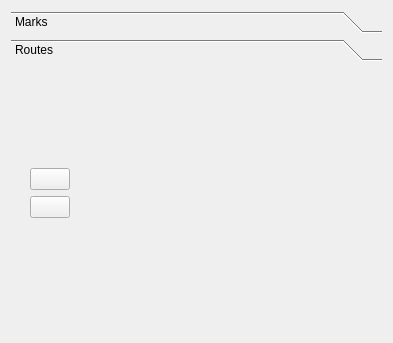
<?xml version="1.0" encoding="UTF-8"?>
<ui version="4.0">
 <class>CompositeTileSourceConfigurationWidget</class>
 <widget class="QWidget" name="CompositeTileSourceConfigurationWidget">
  <property name="geometry">
   <rect>
    <x>0</x>
    <y>0</y>
    <width>393</width>
    <height>343</height>
   </rect>
  </property>
  <property name="windowTitle">
   <string>Form</string>
  </property>
  <layout class="QVBoxLayout" name="verticalLayout">
   <item>
    <widget class="QToolBox" name="toolBox">
     <property name="autoFillBackground">
      <bool>false</bool>
     </property>
     <property name="currentIndex">
      <number>1</number>
     </property>
     <widget class="QWidget" name="markPage">
      <property name="geometry">
       <rect>
        <x>0</x>
        <y>0</y>
        <width>375</width>
        <height>271</height>
       </rect>
      </property>
      <attribute name="label">
       <string>Marks</string>
      </attribute>
      <widget class="QWidget" name="formLayoutWidget">
       <property name="geometry">
        <rect>
         <x>0</x>
         <y>0</y>
         <width>81</width>
         <height>251</height>
        </rect>
       </property>
       <layout class="QFormLayout" name="formLayout">
        <property name="fieldGrowthPolicy">
         <enum>QFormLayout::FieldsStayAtSizeHint</enum>
        </property>
        <property name="rowWrapPolicy">
         <enum>QFormLayout::DontWrapRows</enum>
        </property>
        <property name="labelAlignment">
         <set>Qt::AlignCenter</set>
        </property>
        <property name="formAlignment">
         <set>Qt::AlignHCenter|Qt::AlignTop</set>
        </property>
        <property name="rightMargin">
         <number>10</number>
        </property>
        <property name="bottomMargin">
         <number>0</number>
        </property>
        <item row="0" column="1">
         <spacer name="verticalSpacer">
          <property name="orientation">
           <enum>Qt::Vertical</enum>
          </property>
          <property name="sizeHint" stdset="0">
           <size>
            <width>20</width>
            <height>80</height>
           </size>
          </property>
         </spacer>
        </item>
        <item row="1" column="0">
         <widget class="QPushButton" name="addMark_button">
          <property name="text">
           <string/>
          </property>
          <property name="icon">
           <iconset>
            <normaloff>images/edit_add.png</normaloff>images/edit_add.png</iconset>
          </property>
         </widget>
        </item>
        <item row="1" column="1">
         <widget class="QPushButton" name="removeMark_button">
          <property name="text">
           <string/>
          </property>
          <property name="icon">
           <iconset>
            <normaloff>images/editdelete.png</normaloff>images/editdelete.png</iconset>
          </property>
         </widget>
        </item>
        <item row="2" column="0">
         <widget class="QPushButton" name="changeColor_button">
          <property name="text">
           <string/>
          </property>
          <property name="icon">
           <iconset>
            <normaloff>images/palette.png</normaloff>images/palette.png</iconset>
          </property>
         </widget>
        </item>
        <item row="2" column="1">
         <widget class="QPushButton" name="test_button">
          <property name="text">
           <string/>
          </property>
         </widget>
        </item>
        <item row="3" column="1">
         <spacer name="verticalSpacer_2">
          <property name="orientation">
           <enum>Qt::Vertical</enum>
          </property>
          <property name="sizeHint" stdset="0">
           <size>
            <width>20</width>
            <height>80</height>
           </size>
          </property>
         </spacer>
        </item>
       </layout>
      </widget>
     </widget>
     <widget class="QWidget" name="routePage">
      <property name="geometry">
       <rect>
        <x>0</x>
        <y>0</y>
        <width>375</width>
        <height>271</height>
       </rect>
      </property>
      <attribute name="label">
       <string>Routes</string>
      </attribute>
      <widget class="QWidget" name="formLayoutWidget_2">
       <property name="geometry">
        <rect>
         <x>0</x>
         <y>0</y>
         <width>77</width>
         <height>251</height>
        </rect>
       </property>
       <layout class="QFormLayout" name="formLayout_2">
        <property name="fieldGrowthPolicy">
         <enum>QFormLayout::FieldsStayAtSizeHint</enum>
        </property>
        <property name="rowWrapPolicy">
         <enum>QFormLayout::DontWrapRows</enum>
        </property>
        <property name="labelAlignment">
         <set>Qt::AlignCenter</set>
        </property>
        <property name="formAlignment">
         <set>Qt::AlignHCenter|Qt::AlignTop</set>
        </property>
        <property name="rightMargin">
         <number>10</number>
        </property>
        <property name="bottomMargin">
         <number>0</number>
        </property>
        <item row="0" column="1">
         <spacer name="verticalSpacer_3">
          <property name="orientation">
           <enum>Qt::Vertical</enum>
          </property>
          <property name="sizeHint" stdset="0">
           <size>
            <width>20</width>
            <height>80</height>
           </size>
          </property>
         </spacer>
        </item>
        <item row="1" column="0">
         <widget class="QPushButton" name="setRoad_button_2">
          <property name="text">
           <string/>
          </property>
          <property name="icon">
           <iconset>
            <normaloff>images/edit_add.png</normaloff>images/edit_add.png</iconset>
          </property>
         </widget>
        </item>
        <item row="1" column="1">
         <widget class="QPushButton" name="removeRoad_button_2">
          <property name="text">
           <string/>
          </property>
          <property name="icon">
           <iconset>
            <normaloff>images/editdelete.png</normaloff>images/editdelete.png</iconset>
          </property>
         </widget>
        </item>
        <item row="2" column="0">
         <widget class="QPushButton" name="test_button_3">
          <property name="text">
           <string/>
          </property>
          <property name="icon">
           <iconset>
            <normaloff>images/palette.png</normaloff>images/palette.png</iconset>
          </property>
         </widget>
        </item>
        <item row="2" column="1">
         <widget class="QPushButton" name="test_button_2">
          <property name="text">
           <string/>
          </property>
         </widget>
        </item>
        <item row="3" column="1">
         <spacer name="verticalSpacer_4">
          <property name="orientation">
           <enum>Qt::Vertical</enum>
          </property>
          <property name="sizeHint" stdset="0">
           <size>
            <width>20</width>
            <height>80</height>
           </size>
          </property>
         </spacer>
        </item>
       </layout>
      </widget>
     </widget>
    </widget>
   </item>
  </layout>
 </widget>
 <resources>
  <include location="../../Qt/MapGraphics-master/MapGraphics/resources.qrc"/>
 </resources>
 <connections/>
</ui>
